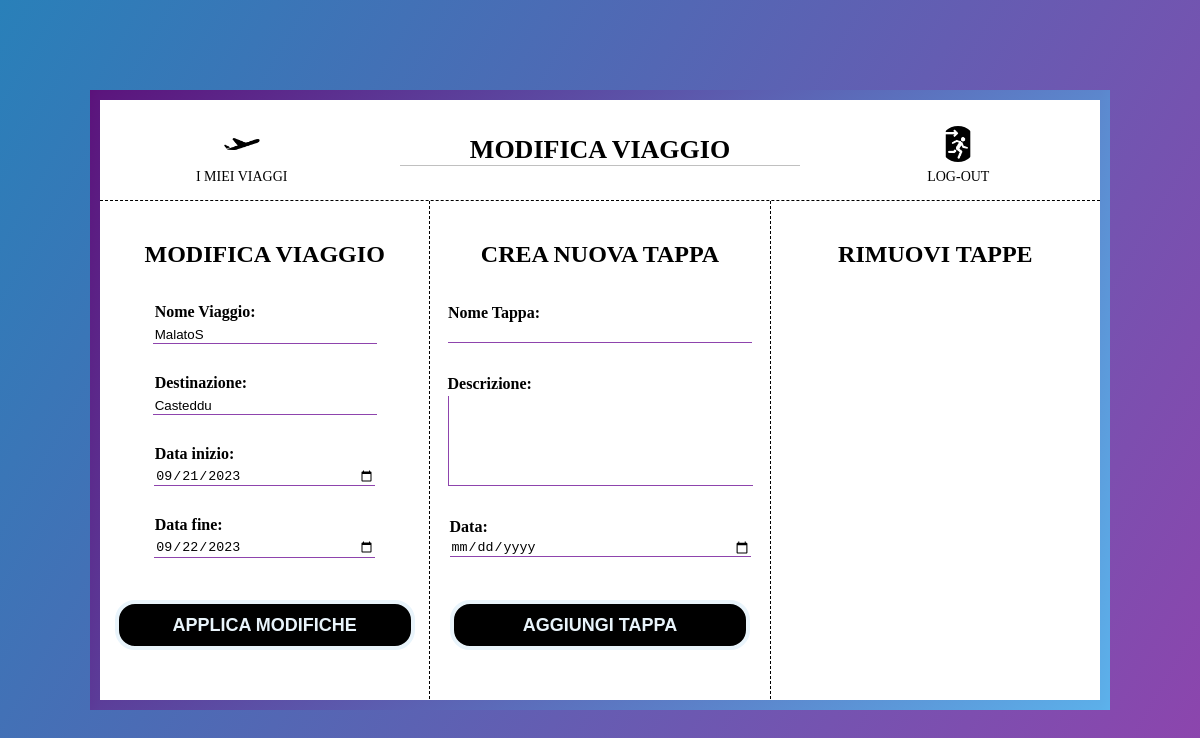
Screenshot of /organizzatoreViaggi/changeItinerary/17/ (signed in) with the database file from the repository.
### organizzatoreViaggi/models.py (models this page shows, shortened)
class Travel(models.Model):
    id = models.AutoField(primary_key=True)
    name = models.CharField(max_length=64, unique=True)
    destination = models.CharField(max_length=64)
    start_date = models.DateField()
    end_date = models.DateField()
    participants = models.ManyToManyField(CustomUser)

### organizzatoreViaggi/views.py (the view)
# urls.py: path('organizzatoreViaggi/changeItinerary/<int:travel_id>/', views.changeItinerary_view, name='changeItinerary'),
@login_required(login_url= 'login')
def changeItinerary_view(request, travel_id):
    travel = Travel.objects.get(id = travel_id)
    form = TravelForm(instance=travel)
    stages = Stage.objects.filter(travel = travel_id)
    if request.method == "POST":
        if "edit_travel" in request.POST:
            form = TravelForm(request.POST, instance=travel)
            if form.is_valid():
                form.save()
                return redirect('myTravels')
        if "add_stage" in request.POST:
            emptyStageForm = StageForm(request.POST)
            emptyStageForm.travel = travel
            if emptyStageForm.is_valid():
                stage = emptyStageForm.save(commit=False)
                stage.travel = travel
                stage.save()
                url = reverse('detailsTravel', args=[travel_id])
                return redirect(url)
        if "remove_stage" in request.POST:
            stage_id = request.POST.get('stage_id')
            stage_to_delete = Stage.objects.get(id = stage_id)
            stage_to_delete.delete()
            url = reverse('detailsTravel', args=[travel_id])
            return redirect(url)
    else:
        form = TravelForm(instance=travel)
        emptyStageForm = StageForm()
    context = { 'travel': form, 'emptyStageForm': emptyStageForm, 'stages': stages}
    return render(request, 'organizzatoreViaggi/changeItinerary.html', context)

### organizzatoreViaggi/forms.py (shortened to what this page needs)
class TravelForm(ModelForm):
    class Meta:
        model = Travel
        fields = [
            'name',
            'destination',
            'start_date',
            'end_date'
        ]
        labels = {
            'name': 'Nome Viaggio',
            'destination': 'Destinazione',
            'start_date': 'Data inizio',
            'end_date': 'Data fine'
        }
        widgets = {
            'start_date': forms.DateInput(attrs={'type': 'date', 'class': 'dateField'}),
            'end_date': forms.DateInput(attrs={'type': 'date', 'class': 'dateField'}),
            'name': forms.DateInput(attrs={'class': 'textField'}),
            'destination': forms.DateInput(attrs={'class': 'textField'})
        }

class StageForm(ModelForm):
    class Meta:
        model = Stage
        fields = [
            'name',
            'description',
            'date'
        ]
        labels = {
            'name': 'Nome Tappa',
            'description': 'Descrizione',
            'date': 'Data'
        }
        widgets = {
            'date': forms.DateInput(attrs={'type': 'date', 'class': 'dateField'}),
            'description': forms.Textarea(attrs={'style':'resize:none;'})
        }

### organizzatoreViaggi/templates/organizzatoreViaggi/changeItinerary.html (shortened to what this page needs)
{% load static %}
<!DOCTYPE html>
<html lang="it">
<head>
    <link rel="stylesheet" href="{% static 'css/changeItinerary.css'%}">
</head>
<body>
   <div class="page-container">
       <nav>
           <a href="{% url 'myTravels' %}">
               <img src="{% static 'images/plane_icon.png' %}" />
               <p>I miei viaggi</p>
           </a>
           <h1>MODIFICA VIAGGIO</h1>
           <a href="{% url 'logout' %}">
               <img src="{% static 'images/logout_icon.png' %}" />
               <p>Log-out</p>
           </a>
       </nav>
       <div class="main">
           <div class="main-sx">
               <h2>MODIFICA VIAGGIO</h2>
                <form class="form_travel" method="post" action="">
                    {{ travel }}
                    <div class="button_container2">
                        <input class="apply_button" type="submit" value="APPLICA MODIFICHE" name="edit_travel">
                    </div>
                </form>
           </div>
           <div class="main-c">
               <div class="title_container">
                   <h2>CREA NUOVA TAPPA</h2>
               </div>
               <div class="form_container">
                    <form class="empty_form_itinerary" method="post" action="">
                        <div class="form_field">
                            {{ emptyStageForm.as_p }}
                            <div class="add_button_container">
                                <input class="add_button" type="submit" value="AGGIUNGI TAPPA" name="add_stage">
                            </div>
                       </div>
                   </form>
                </div>
           </div>
           <div class = "main-dx">
               <div class="title_container">
                   <h2>RIMUOVI TAPPE</h2>
               </div>
           </div>
       </div>
   </div>
</body>
</html>

### organizzatoreViaggi/static/css/changeItinerary.css (style rules this page uses)
body { margin: 0; padding: 0; background: linear-gradient(120deg, #2980b9, #8e44ad); height: 100vh; overflow: hidden; }
.page-container { position: absolute; top: 50%; left: 50%; transform: translate(-50%, -50%); height: 600px; width: 1000px; background: white; border-radius: 10px; border-image: linear-gradient(120deg, #5b117a, #5cb3ec) 30; border-width: 10px; border-style: solid; overflow: hidden; }
nav { height: 100px; width: 100%; display: flex; flex-direction: row; justify-content: space-around; align-items: center; border-bottom: dashed 1.5px; }
nav h1 { height: 30px; width: 40%; font-size: 26px; text-align: center; justify-content: center; align-items: center; border-bottom: 1px solid silver; }
nav a { height: 100%; width: 25%; display: flex; flex-direction: column; justify-content: center; align-items: center; text-decoration: none; margin-top: 10px; transition: .4s; }
nav a img { height: 36px; width: 36px; margin-bottom: -22px; --color: #2980B9; --border: 3px; --offset: 10px; --gap: 2px; border-radius: 50%; cursor: pointer; padding: calc(var(--border) + var(--gap)); border: var(--offset) solid #0000; --_m: radial-gradient(50% 50%, #000 calc(100% - var(--offset)),#0000 calc(100% - var(--border))); -webkit-mask: var(--_m); mask: var(--_m); --_g: #0000 calc(99% - var(--border)), var(--color) calc(100% - var(--border)) 99%,#0000; --_s: var(--offset); --_r: 100% 100% at; background: radial-gradient(var(--_r) 0 0 ,var(--_g)) calc(100% + var(--_s)) calc(100% + var(--_s)), radial-gradient(var(--_r) 100% 0 ,var(--_g)) calc(0% - var(--_s)) calc(100% + var(--_s)), radial-gradient(var(--_r) 0 100%,var(--_g)) calc(100% + var(--_s)) calc(0% - var(--_s)), radial-gradient(var(--_r) 100% 100%,var(--_g)) calc(0% - var(--_s)) calc(0% - var(--_s)); background-size: 50% 50%; background-repeat: no-repeat; transition: .4s; }
nav a p { text-align: center; color: black; text-transform: uppercase; font-size: 14px; }
.main { height: 83%; width: 100%; display: flex; flex-direction: row; margin: auto; }
.main-sx { height: 100%; width: 33%; display: flex; align-items: center; border-right: dashed 1.5px; flex-direction: column; }
.main-sx h2 { margin-top: 40px; }
.form_travel { margin-top: 15px; height: 100%; width: 100%; display: flex; flex-direction: column; align-items: center; }
.textField, .dateField { width: 220px; margin-bottom: 30px; border: none; border-bottom: solid 1px #8e44ad; }
.form_travel label { width: 220px; margin-bottom: 5px; text-align: left; font-weight: bold; }
.button_container2, .add_button_container { position: absolute; bottom: 50px; margin-top: 20%; }
.apply_button, .add_button, .remove_button { width: 300px; height: 50px; border: 4px solid; background: black; border-radius: 20px; font-size: 18px; color: #e9f4fb; font-weight: 700; cursor: pointer; outline: none; }
.main-c { height: 100%; width: 34%; display: flex; align-items: center; flex-direction: column; border-right: dashed 1.5px; }
.title_container h2 { margin-top: 40px; align-items: center; }
.empty_form_itinerary { height: 400px; }
.form_field { width: 100%; height: 100%; margin: 0; display: flex; flex-direction: column; justify-content: flex-start; align-items: center; }
.form_field p { display: flex; flex-direction: column; }
.form_field p label { width: 220px; margin: 0; margin-bottom: 5px; text-align: left; font-weight: bold; }
.form_field p input, .form_field p textarea { width: 300px; margin: 0; margin-top: -2px; border: none; border-bottom: solid 1px #8e44ad; }
.form_field p textarea { border-left: solid 1px #8e44ad; height: 85px; }
.form_container { width: 100%; }
.main-dx { height: 100%; width: 33%; display: flex; align-items: center; flex-direction: column; overflow-Y: auto; overflow-y: scroll; }

### rows the page displays
Travel: name "MalatoS", destination "Casteddu", start_date "09/21/2023", end_date "09/22/2023"
